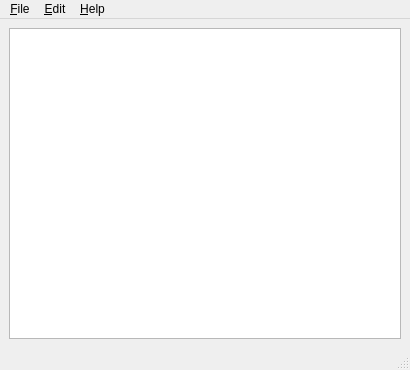
<?xml version="1.0" encoding="UTF-8"?>
<ui version="4.0">
 <class>MainWindow</class>
 <widget class="QMainWindow" name="MainWindow">
  <property name="geometry">
   <rect>
    <x>0</x>
    <y>0</y>
    <width>410</width>
    <height>370</height>
   </rect>
  </property>
  <property name="windowTitle">
   <string>TreeEditor</string>
  </property>
  <widget class="QWidget" name="centralwidget">
   <layout class="QVBoxLayout" name="verticalLayout">
    <item>
     <widget class="QTreeWidget" name="treeWidget">
      <attribute name="headerVisible">
       <bool>false</bool>
      </attribute>
      <column>
       <property name="text">
        <string notr="true">1</string>
       </property>
      </column>
     </widget>
    </item>
   </layout>
  </widget>
  <widget class="QMenuBar" name="menubar">
   <property name="geometry">
    <rect>
     <x>0</x>
     <y>0</y>
     <width>410</width>
     <height>21</height>
    </rect>
   </property>
   <widget class="QMenu" name="menu_File">
    <property name="title">
     <string>&amp;File</string>
    </property>
    <addaction name="action_New"/>
    <addaction name="action_Open"/>
    <addaction name="action_Save"/>
    <addaction name="actionParse"/>
    <addaction name="action_Quit"/>
   </widget>
   <widget class="QMenu" name="menu_Edit">
    <property name="title">
     <string>&amp;Edit</string>
    </property>
    <addaction name="action_Expand_all"/>
    <addaction name="action_Fold_all"/>
   </widget>
   <widget class="QMenu" name="menu_Help">
    <property name="title">
     <string>&amp;Help</string>
    </property>
    <addaction name="action_About_TreeEdit"/>
   </widget>
   <addaction name="menu_File"/>
   <addaction name="menu_Edit"/>
   <addaction name="menu_Help"/>
  </widget>
  <widget class="QStatusBar" name="statusbar"/>
  <action name="action_Quit">
   <property name="text">
    <string>&amp;Quit</string>
   </property>
  </action>
  <action name="action_Open">
   <property name="text">
    <string>&amp;Open</string>
   </property>
  </action>
  <action name="action_Save">
   <property name="text">
    <string>&amp;Save</string>
   </property>
  </action>
  <action name="action_New">
   <property name="text">
    <string>&amp;New</string>
   </property>
  </action>
  <action name="actionParse">
   <property name="text">
    <string>&amp;Parse</string>
   </property>
  </action>
  <action name="action_Expand_all">
   <property name="text">
    <string>&amp;Expand all</string>
   </property>
  </action>
  <action name="action_Fold_all">
   <property name="text">
    <string>&amp;Fold all</string>
   </property>
  </action>
  <action name="action_About_TreeEdit">
   <property name="text">
    <string>&amp;About TreeEdit</string>
   </property>
  </action>
 </widget>
 <resources/>
 <connections/>
</ui>
